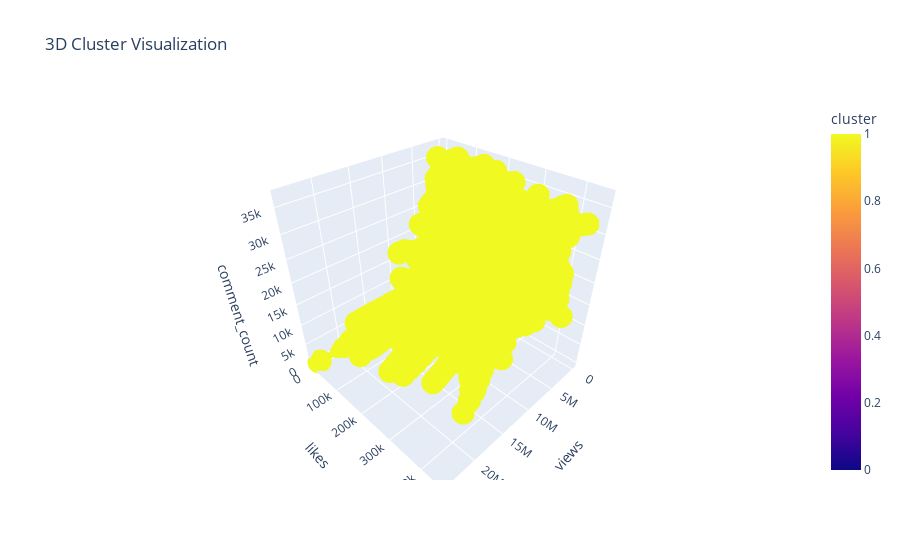

Source (notebook cell):
### Code cell
# --- 3D visualization using plotly ---
fig = px.scatter_3d(df, 
                    x='views', 
                    y='likes', 
                    z='comment_count',
                    color='cluster',
                    title='3D Cluster Visualization')
fig.show()

### Figure 1 — Plotly figure (JSON) as saved in the notebook; plotly's stock layout.template omitted (floating-point values rounded to 4 significant figures; data arrays with more than 128 entries replaced by an {"elided": "..."} marker saying what was removed)
{"data": [{"hovertemplate": "views=%{x}<br>likes=%{y}<br>comment_count=%{z}<br>cluster=%{marker.color}<extra></extra>", "legendgroup": "", "marker": {"color": {"elided": "38782 int values"}, "coloraxis": "coloraxis", "symbol": "circle"}, "mode": "markers", "name": "", "scene": "scene", "showlegend": false, "type": "scatter3d", "x": {"elided": "38782 int values"}, "y": {"elided": "38782 int values"}, "z": {"elided": "38782 int values"}}], "layout": {"coloraxis": {"colorbar": {"title": {"text": "cluster"}}, "colorscale": [[0, "#0d0887"], [0.1111, "#46039f"], [0.2222, "#7201a8"], [0.3333, "#9c179e"], [0.4444, "#bd3786"], [0.5556, "#d8576b"], [0.6667, "#ed7953"], [0.7778, "#fb9f3a"], [0.8889, "#fdca26"], [1, "#f0f921"]]}, "legend": {"tracegroupgap": 0}, "scene": {"domain": {"x": [0, 1], "y": [0, 1]}, "xaxis": {"title": {"text": "views"}}, "yaxis": {"title": {"text": "likes"}}, "zaxis": {"title": {"text": "comment_count"}}}, "title": {"text": "3D Cluster Visualization"}}}
